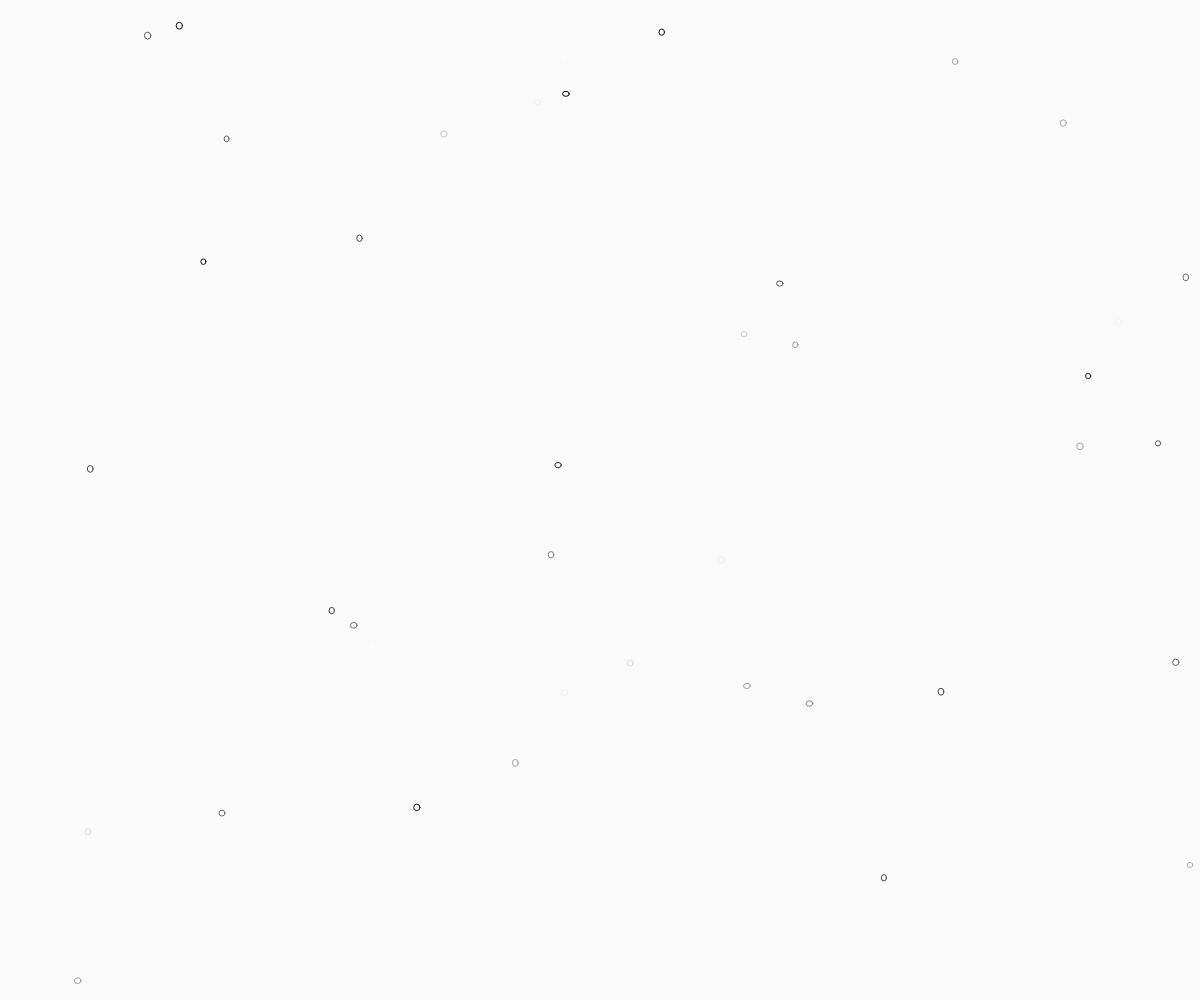
Frame 1 (no input)
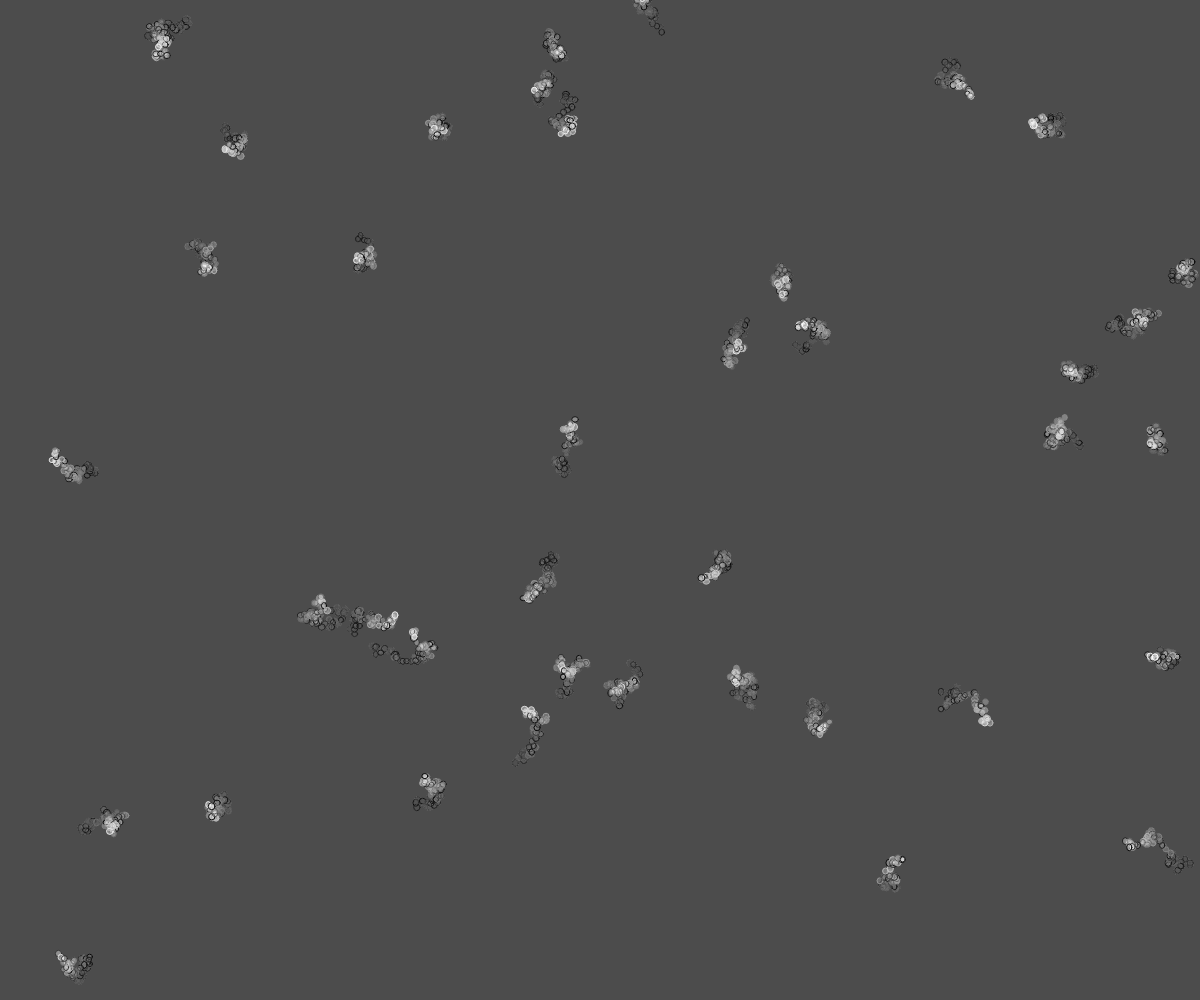
Frame 60 (no input)
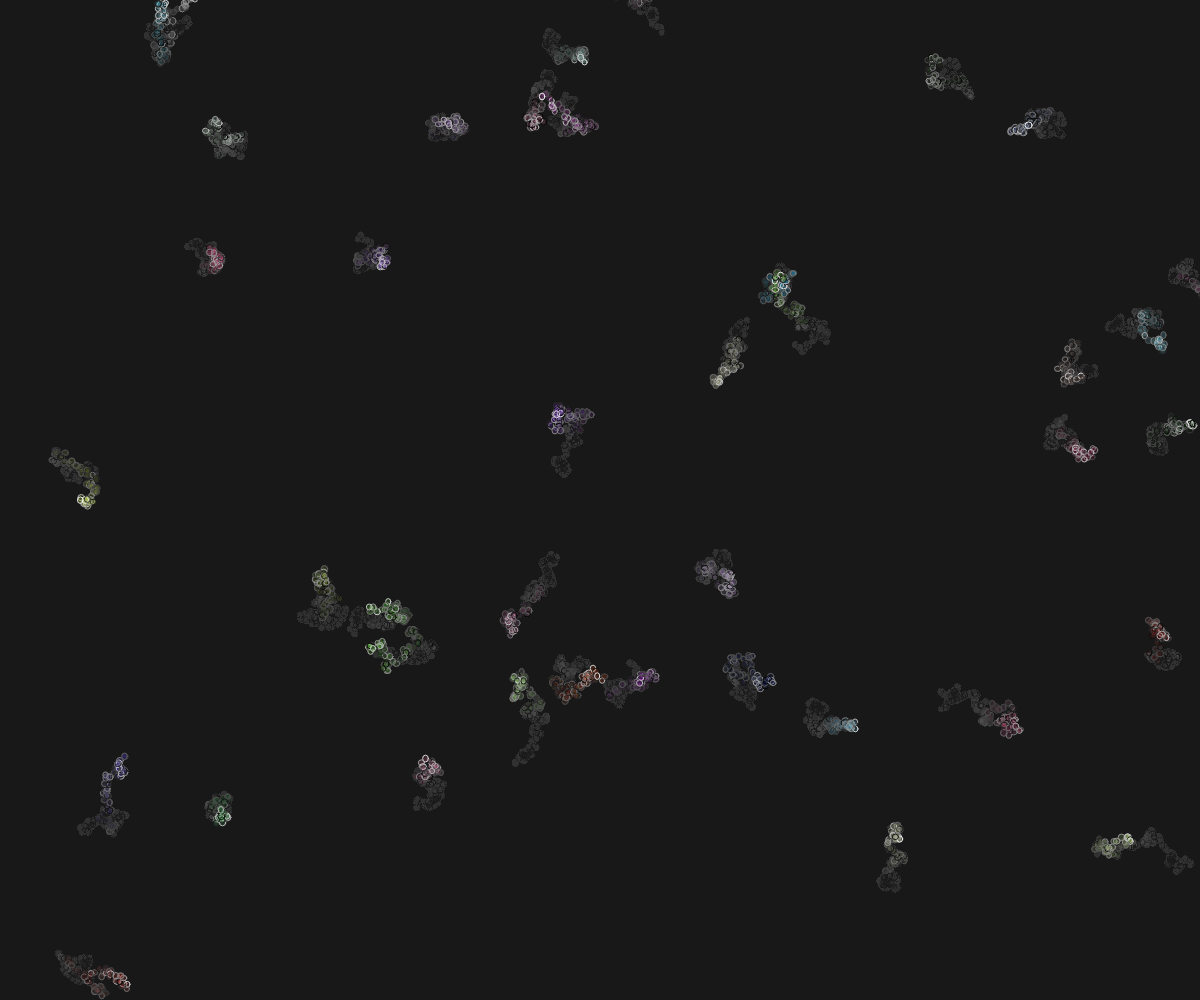
Frame 120 (the mouse pressed at the canvas centre since frame 60)

The p5.js sketch that drew these frames (run headless with seeded random() and noise() and a simulated clock; from frame 60 on, the mouse is pressed at the canvas centre):

// p5.js sketch
// ── sketch.js
var r, g, b;
var bubbles = [];

function setup() {
  createCanvas(windowWidth, windowHeight);
  
  frameRate(25)
//Picks colors randomly
  r = random (255);
  g = random (255);
  b = random (255);
  
  for (var i = 0; i < 40; i++) {
    var x = random(width);
    var y = random(height);
    bubbles.push(new Bubble(x, y));
  }
}

function mousePressed() {
  for (var i = 0; i < bubbles.length; i++) {
    bubbles[i].clicked();
  }
}

function draw() {
  background(26, 26, 26,5);
  for (var i = 0; i < bubbles.length; i++) {
    bubbles[i].move();
    bubbles[i].display();
  }
}
//Bubbles
function Bubble(x, y) {
  this.x = x+1;
  this.y = y-1;
  this.col = color(255, 100);

  this.display = function() {
    stroke(random(0,255));
    noFill(random(0,255))
    fill(this.col);
    ellipse(this.x, this.y, random(5,7), random (5,7));
  }

  this.move = function() {
    this.x = this.x + random(-5,5);
    this.y = this.y + random(-5, 5);

  }
  this.clicked = function() {
    var d = dist(mouseX, mouseY, this.x, this.y);
    if (d < 1000) {
      this.col = color(random(255), random(255), random(255), 0.2 * 255 );
    }
  }

}
